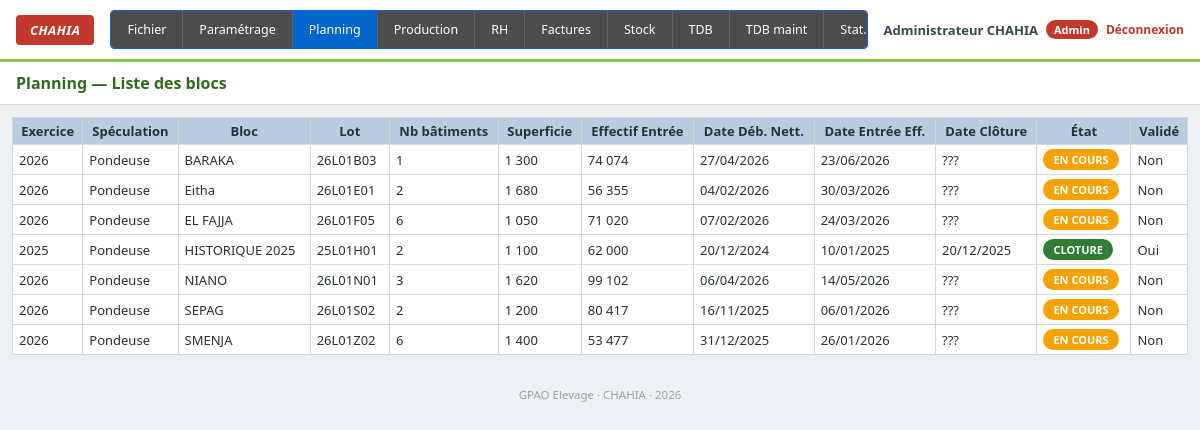
/planning.php (signed in), run on the app's committed database.
### tables this page shows
CREATE TABLE blocs (
    id                     INT AUTO_INCREMENT PRIMARY KEY,
    exercice               INT NOT NULL,
    speculation            VARCHAR(30) DEFAULT 'Pondeuse',
    nom                    VARCHAR(100) NOT NULL,
    lot_code               VARCHAR(30)  NOT NULL,
    superficie             INT DEFAULT 0,
    effectif_entree        INT DEFAULT 0,
    date_debut_nettoyage   DATE NULL,
    date_entree_effectif   DATE NULL,
    date_cloture           DATE NULL,
    etat                   VARCHAR(20) DEFAULT 'EN COURS',
    valide                 TINYINT(1) DEFAULT 0,
    UNIQUE KEY uk_lot_code (lot_code)
);

### functions.php (called while the page is built, shortened)
<?php
function fmtNum($v): string
{
    return number_format((float)$v, 0, ',', ' ');
}
function getBlocsAvecStats(PDO $pdo): array
{
    return $pdo->query("
        SELECT bl.*,
               COUNT(b.id) AS nb_batiments,
               COALESCE(SUM(b.effectif_depart), 0) AS effectif_total
        FROM blocs bl
        LEFT JOIN batiments b ON b.bloc_id = bl.id
        GROUP BY bl.id
        ORDER BY bl.nom
    ")->fetchAll();
}

### planning.php (the view, shortened to what this page needs)
<?php
require_once 'config.php';
require_once 'functions.php';
$blocs = getBlocsAvecStats($pdo);
require_once 'includes/header.php';
?>
<div class="page-header"><h1>Planning — Liste des blocs</h1></div>
<div class="table-wrapper">
<table class="tdb">
<thead>
<tr>
    <th>Exercice</th><th>Spéculation</th><th>Bloc</th><th>Lot</th>
    <th>Nb bâtiments</th><th>Superficie</th><th>Effectif Entrée</th>
    <th>Date Déb. Nett.</th><th>Date Entrée Eff.</th><th>Date Clôture</th>
    <th>État</th><th>Validé</th>
</tr>
</thead>
<tbody>
<?php foreach ($blocs as $b): ?>
    <tr>
        <td><?= $b['exercice'] ?></td>
        <td><?= htmlspecialchars($b['speculation']) ?></td>
        <td><?= htmlspecialchars($b['nom']) ?></td>
        <td><?= htmlspecialchars($b['lot_code']) ?></td>
        <td class="num"><?= (int)$b['nb_batiments'] ?></td>
        <td class="num"><?= fmtNum($b['superficie']) ?></td>
        <td class="num"><?= fmtNum($b['effectif_entree']) ?></td>
        <td><?= $b['date_debut_nettoyage'] ? date('d/m/Y', strtotime($b['date_debut_nettoyage'])) : '???' ?></td>
        <td><?= $b['date_entree_effectif'] ? date('d/m/Y', strtotime($b['date_entree_effectif'])) : '???' ?></td>
        <td><?= $b['date_cloture'] ? date('d/m/Y', strtotime($b['date_cloture'])) : '???' ?></td>
        <td><span class="badge badge-<?= $b['etat']==='EN COURS' ? 'en_attente' : 'validee' ?>"><?= htmlspecialchars($b['etat']) ?></span></td>
        <td><?= $b['valide'] ? 'Oui' : 'Non' ?></td>
    </tr>
<?php endforeach; ?>
</tbody>
</table>
</div>
<?php require_once 'includes/footer.php'; ?>

### assets/style.css (style rules this page uses)
:root { --vert: #8bc34a; --vert-fonce: #689f38; --bleu-entete: #b8cde0; --bleu-sous-entete: #d6e4ef; --bleu-total-centre: #a9c9e0; --bleu-total-societe: #7fa9cc; --rouge: #c62828; --vert-positif: #2e7d32; --gris-bord: #cfd8dc; --gris-ligne-alt: #f7f9fa; }
* { box-sizing: border-box; }
body { font-family: 'Segoe UI', Tahoma, Arial, sans-serif; margin: 0; background: #eef1f3; color: #263238; font-size: 13px; }
.page-header { display: flex; align-items: center; justify-content: space-between; flex-wrap: wrap; gap: 10px; background: #fff; padding: 10px 16px; border-bottom: 1px solid var(--gris-bord); }
.page-header h1 { font-size: 16px; margin: 0; color: #33691e; }
.table-wrapper { overflow-x: auto; padding: 12px; }
table.tdb { border-collapse: collapse; width: 100%; min-width: 900px; background: #fff; }
table.tdb th, table.tdb td { border: 1px solid var(--gris-bord); padding: 4px 6px; text-align: left; white-space: nowrap; }
table.tdb thead tr th { background: var(--bleu-entete); text-align: center; font-weight: 700; }
td.num, th.num { text-align: right; font-variant-numeric: tabular-nums; }
.badge { display: inline-block; padding: 3px 10px; border-radius: 12px; font-size: 11px; font-weight: 700; color: #fff; }
.badge-en_attente { background: #f4a300; }
.badge-validee { background: #2e7d32; }

### data on the page
blocs: exercice "2026", speculation "Pondeuse", nom "BARAKA", lot_code "26L01B03", nb_batiments "1", superficie "1 300", effectif_entree "74 074", date_debut_nettoyage "27/04/2026", date_entree_effectif "23/06/2026", etat "EN COURS", valide "Non"
blocs: exercice "2026", speculation "Pondeuse", nom "Eitha", lot_code "26L01E01", nb_batiments "2", superficie "1 680", effectif_entree "56 355", date_debut_nettoyage "04/02/2026", date_entree_effectif "30/03/2026", etat "EN COURS", valide "Non"
blocs: exercice "2026", speculation "Pondeuse", nom "EL FAJJA", lot_code "26L01F05", nb_batiments "6", superficie "1 050", effectif_entree "71 020", date_debut_nettoyage "07/02/2026", date_entree_effectif "24/03/2026", etat "EN COURS", valide "Non"
blocs: exercice "2025", speculation "Pondeuse", nom "HISTORIQUE 2025", lot_code "25L01H01", nb_batiments "2", superficie "1 100", effectif_entree "62 000", date_debut_nettoyage "20/12/2024", date_entree_effectif "10/01/2025", date_cloture "20/12/2025", etat "CLOTURE", valide "Oui"
blocs: exercice "2026", speculation "Pondeuse", nom "NIANO", lot_code "26L01N01", nb_batiments "3", superficie "1 620", effectif_entree "99 102", date_debut_nettoyage "06/04/2026", date_entree_effectif "14/05/2026", etat "EN COURS", valide "Non"
blocs: exercice "2026", speculation "Pondeuse", nom "SEPAG", lot_code "26L01S02", nb_batiments "2", superficie "1 200", effectif_entree "80 417", date_debut_nettoyage "16/11/2025", date_entree_effectif "06/01/2026", etat "EN COURS", valide "Non"
blocs: exercice "2026", speculation "Pondeuse", nom "SMENJA", lot_code "26L01Z02", nb_batiments "6", superficie "1 400", effectif_entree "53 477", date_debut_nettoyage "31/12/2025", date_entree_effectif "26/01/2026", etat "EN COURS", valide "Non"

### other printed values
$label "Fichier"
$label "Paramétrage"
$label "Planning"
$label "Production"
$label "RH"
$label "Factures"
$label "Stock"
$label "TDB"
$label "TDB maint"
$label "Stat.…"
$user['nom_complet'] "Administrateur CHAHIA"
